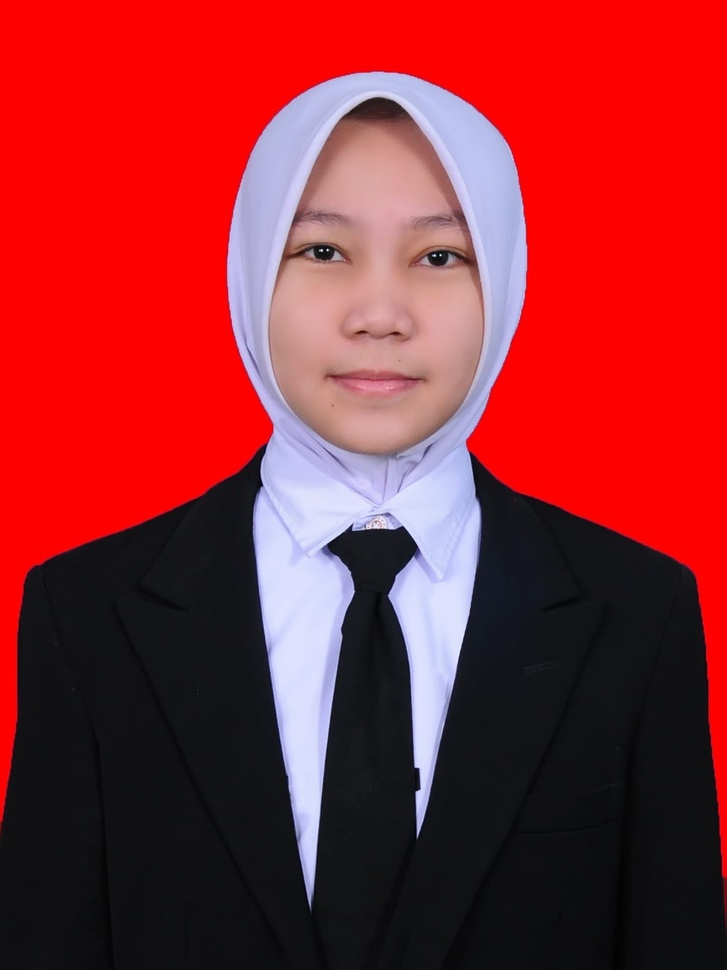
#> input picture wulan.jpeg, 727 x 970 px, shrunk from 1187 x 1583 before the run
$ python 'Metode Histogram.py'
#> lines starting #> are read from the running program, lines starting #| are printed output that depends on the picture
import cv2
import numpy as np
from matplotlib import pyplot as plt

img = cv2.imread('wulan.jpeg',0)
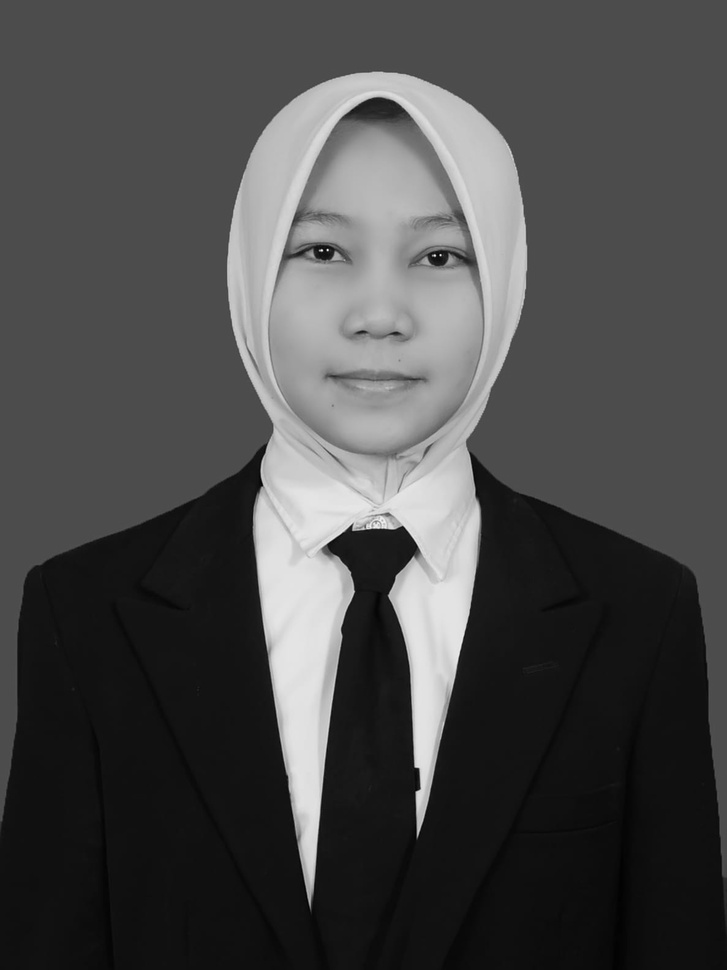
#> img: shape (970, 727); min 1, max 244, mean 74.2

hist,bins = np.histogram(img.flatten(),256,[0,256])
#> hist = 256 values, max 270466 at index 76, min 0 at index 0, mean 2754.6; bins = 257 values from 0 to 256

plt.hist(img.flatten(),256,[0,256], color = 'r')
plt.xlim([0,256])
plt.show()
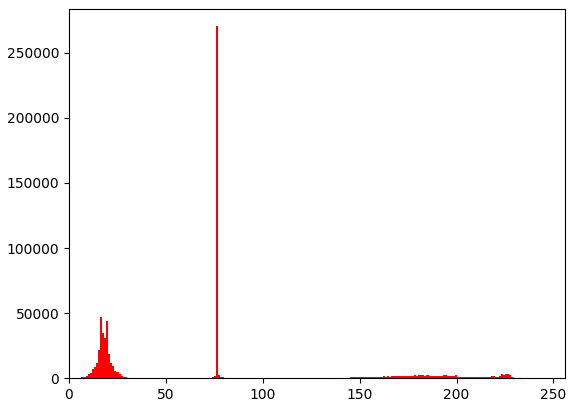
#> figure drawn by matplotlib, 1 panel; tallest bar 270466 high, from x = 76 to 77

$ run again, with do1.jpg copied over wulan.jpeg
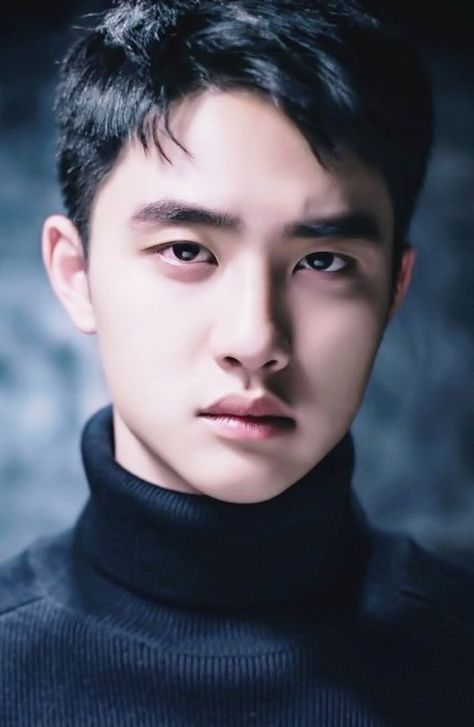
#> input picture do1.jpg, 474 x 727 px
#> `img = cv2.imread('wulan.jpeg',0)`:
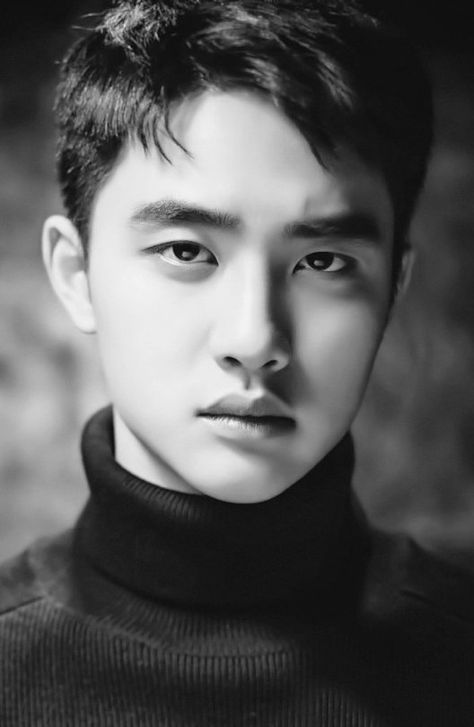
#> img: shape (727, 474); min 2, max 249, mean 87.5
#> hist = 256 values, max 13150 at index 20, min 0 at index 0, mean 1346.1; bins = 257 values from 0 to 256
#> `plt.show()`:
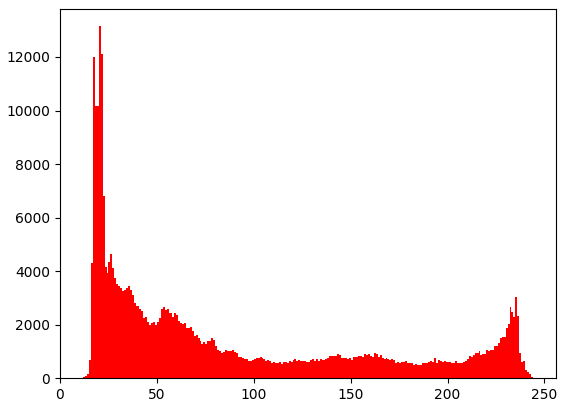
#> figure drawn by matplotlib, 1 panel; tallest bar 13150 high, from x = 20 to 21
